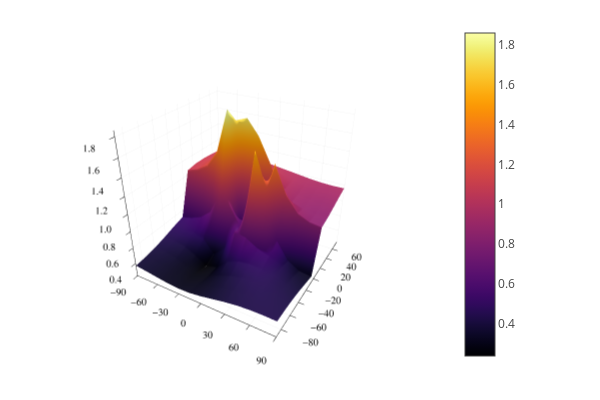

Source (notebook cell):
### Code cell
plotly()
surface(xA,yA,imagenE)

### Figure 1 — Plotly figure (JSON) as saved in the notebook; plotly's stock layout.template omitted (floating-point values rounded to 4 significant figures; data arrays with more than 128 entries replaced by an {"elided": "..."} marker saying what was removed)
{"data": [{"cmax": 1.858, "cmin": 0.2346, "colorbar": {"len": 0.9525, "title": {"text": ""}, "x": 0.7578, "y": 0.5139}, "colorscale": {"elided": "256x2 mixed values"}, "name": "y1", "opacity": null, "scene": "scene", "showlegend": false, "showscale": true, "type": "surface", "x": [-90, -75, -60, -45, -30, -15, 0, 15, 30, 45, 60, 75, 90], "xaxis": "x", "y": [-90, -73.4, -56.8, -40.2, -23.6, -7, 9.6, 26.2, 42.8, 59.4, 76], "yaxis": "y", "z": {"elided": "11x13 float values"}, "zaxis": "z", "zmax": 1.858, "zmin": 0.2346}], "layout": {"annotations": [], "height": 400, "legend": {"bgcolor": "rgba(255, 255, 255, 1.000)", "bordercolor": "rgba(0, 0, 0, 1)", "borderwidth": 1, "font": {"color": "rgba(0, 0, 0, 1)", "family": "sans-serif", "size": 11}, "title": {"font": {"color": "rgba(0, 0, 0, 1)", "family": "sans-serif", "size": 15}, "text": ""}, "tracegroupgap": 0, "traceorder": "normal", "x": 1, "xanchor": "auto", "y": 1, "yanchor": "auto"}, "margin": {"b": 20, "l": 0, "r": 0, "t": 20}, "paper_bgcolor": "rgba(255, 255, 255, 1.000)", "plot_bgcolor": "rgba(255, 255, 255, 1.000)", "scene": {"aspectmode": "auto", "aspectratio": {"x": 1, "y": 1, "z": 1}, "camera": {"eye": {"x": 1.126, "y": -1.95, "z": 1.3}, "projection": "orthographic"}, "domain": {"x": [0.05101, 0.7578], "y": [0.03762, 0.9902]}, "xaxis": {"gridcolor": "rgba(0, 0, 0, 0.1)", "gridwidth": 0.5, "linecolor": "rgba(0, 0, 0, 1)", "mirror": false, "range": [-90, 90], "showgrid": true, "showline": true, "showticklabels": true, "tickangle": 0, "tickcolor": "rgb(0, 0, 0)", "tickfont": {"color": "rgba(0, 0, 0, 1)", "family": "sans-serif", "size": 11}, "tickmode": "array", "ticks": "inside", "ticktext": ["−90", "−60", "−30", "0", "30", "60", "90"], "tickvals": [-90, -60, -30, 0, 30, 60, 90], "title": {"font": {"color": "rgba(0, 0, 0, 1)", "family": "sans-serif", "size": 15}, "text": ""}, "type": "linear", "visible": true, "zeroline": false, "zerolinecolor": "rgba(0, 0, 0, 1)"}, "yaxis": {"gridcolor": "rgba(0, 0, 0, 0.1)", "gridwidth": 0.5, "linecolor": "rgba(0, 0, 0, 1)", "mirror": false, "range": [-90, 76], "showgrid": true, "showline": true, "showticklabels": true, "tickangle": 0, "tickcolor": "rgb(0, 0, 0)", "tickfont": {"color": "rgba(0, 0, 0, 1)", "family": "sans-serif", "size": 11}, "tickmode": "array", "ticks": "inside", "ticktext": ["−80", "−60", "−40", "−20", "0", "20", "40", "60"], "tickvals": [-80, -60, -40, -20, 0, 20, 40, 60], "title": {"font": {"color": "rgba(0, 0, 0, 1)", "family": "sans-serif", "size": 15}, "text": ""}, "type": "linear", "visible": true, "zeroline": false, "zerolinecolor": "rgba(0, 0, 0, 1)"}, "zaxis": {"gridcolor": "rgba(0, 0, 0, 0.1)", "gridwidth": 0.5, "linecolor": "rgba(0, 0, 0, 1)", "mirror": false, "range": [0.2346, 1.858], "showgrid": true, "showline": true, "showticklabels": true, "tickangle": 0, "tickcolor": "rgb(0, 0, 0)", "tickfont": {"color": "rgba(0, 0, 0, 1)", "family": "sans-serif", "size": 11}, "tickmode": "array", "ticks": "inside", "ticktext": ["0.4", "0.6", "0.8", "1.0", "1.2", "1.4", "1.6", "1.8"], "tickvals": [0.4, 0.6, 0.8, 1, 1.2, 1.4, 1.6, 1.8], "title": {"font": {"color": "rgba(0, 0, 0, 1)", "family": "sans-serif", "size": 15}, "text": ""}, "type": "linear", "visible": true, "zeroline": false, "zerolinecolor": "rgba(0, 0, 0, 1)"}}, "showlegend": true, "width": 600}}
